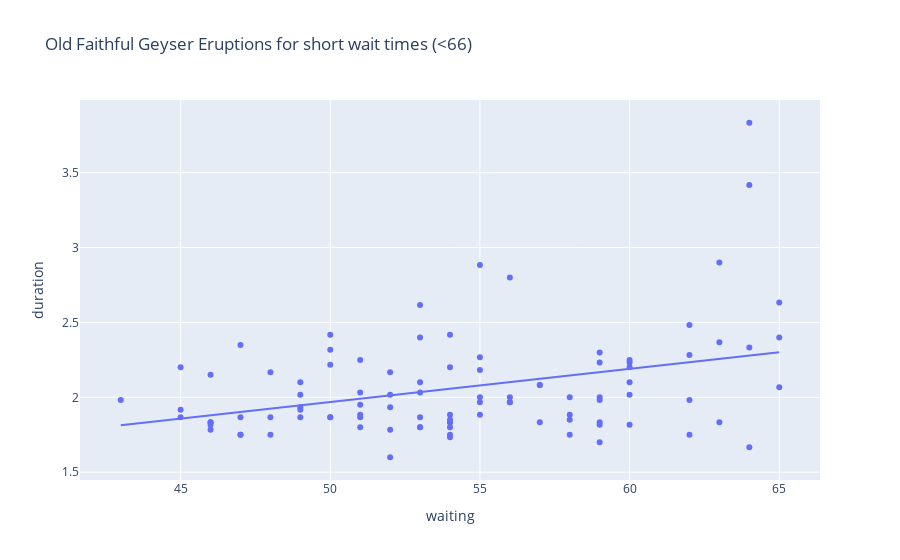

Notebook cell for this chart:
### Markdown cell above
### short wait times which are less than short_wait_limit values of 66

### Code cell
import seaborn as sns
import statsmodels.formula.api as smf

# The "Classic" Old Faithful Geyser dataset
old_faithful = sns.load_dataset('geyser')

linear_for_specification = 'duration ~ waiting'
model = smf.ols(linear_for_specification, data=old_faithful)
fitted_model = model.fit()
fitted_model.summary()
import plotly.express as px
import statsmodels.formula.api as smf


short_wait_limit = 66 # 64 # 66 #
short_wait = old_faithful.waiting < short_wait_limit

print(smf.ols('duration ~ waiting', data=old_faithful[short_wait]).fit().summary().tables[1])

# Create a scatter plot with a linear regression trendline
fig = px.scatter(old_faithful[short_wait], x='waiting', y='duration', 
                 title="Old Faithful Geyser Eruptions for short wait times (<"+str(short_wait_limit)+")", 
                 trendline='ols')

fig.show() # USE `fig.show(renderer="png")` FOR ALL GitHub and MarkUs SUBMISSIONS

### Figure 1 — Plotly figure (JSON) as saved in the notebook; plotly's stock layout.template omitted (floating-point values rounded to 4 significant figures)
{"data": [{"hovertemplate": "waiting=%{x}<br>duration=%{y}<extra></extra>", "legendgroup": "", "marker": {"color": "#636efa", "symbol": "circle"}, "mode": "markers", "name": "", "orientation": "v", "showlegend": false, "type": "scatter", "x": [54, 62, 55, 51, 54, 47, 52, 62, 52, 51, 47, 55, 52, 48, 59, 58, 58, 64, 53, 59, 54, 54, 64, 59, 48, 60, 65, 56, 62, 60, 65, 48, 60, 50, 63, 51, 62, 49, 47, 52, 59, 59, 50, 59, 53, 56, 45, 55, 45, 56, 46, 51, 53, 60, 59, 49, 53, 65, 53, 45, 58, 63, 52, 49, 57, 50, 55, 51, 46, 55, 57, 51, 60, 53, 46, 49, 49, 64, 53, 55, 50, 54, 54, 50, 54, 54, 64, 47, 63, 57, 54, 56, 58, 43, 60, 46, 46], "xaxis": "x", "y": [1.8, 2.283, 2.883, 1.95, 1.833, 1.75, 2.167, 1.75, 1.6, 1.8, 1.75, 1.967, 2.017, 1.867, 1.833, 1.883, 1.75, 3.833, 2.1, 2, 1.833, 1.733, 1.667, 2.233, 1.75, 1.817, 2.067, 1.967, 1.983, 2.017, 2.633, 2.167, 2.2, 1.867, 1.833, 1.867, 2.483, 2.1, 1.867, 1.783, 2.3, 1.7, 2.317, 1.817, 2.617, 1.967, 1.917, 2.267, 1.867, 2.8, 1.833, 1.883, 2.033, 2.233, 1.983, 2.017, 1.8, 2.4, 1.8, 2.2, 2, 2.367, 1.933, 1.917, 2.083, 2.417, 1.883, 2.033, 1.833, 2.183, 1.833, 2.25, 2.1, 1.867, 1.783, 1.933, 1.867, 3.417, 2.4, 2, 1.867, 1.75, 2.417, 2.217, 1.883, 1.85, 2.333, 2.35, 2.9, 2.083, 2.2, 2, 1.85, 1.983, 2.25, 2.15, 1.817], "yaxis": "y"}, {"hovertemplate": "<b>OLS trendline</b><br>duration = 0.0221439 * waiting + 0.861873<br>R<sup>2</sup>=0.126194<br><br>waiting=%{x}<br>duration=%{y} <b>(trend)</b><extra></extra>", "legendgroup": "", "marker": {"color": "#636efa", "symbol": "circle"}, "mode": "lines", "name": "", "showlegend": false, "type": "scatter", "x": [43, 45, 45, 45, 46, 46, 46, 46, 46, 47, 47, 47, 47, 48, 48, 48, 49, 49, 49, 49, 49, 50, 50, 50, 50, 50, 51, 51, 51, 51, 51, 51, 52, 52, 52, 52, 52, 53, 53, 53, 53, 53, 53, 53, 54, 54, 54, 54, 54, 54, 54, 54, 54, 55, 55, 55, 55, 55, 55, 56, 56, 56, 56, 57, 57, 57, 58, 58, 58, 58, 59, 59, 59, 59, 59, 59, 59, 60, 60, 60, 60, 60, 60, 62, 62, 62, 62, 63, 63, 63, 64, 64, 64, 64, 65, 65, 65], "xaxis": "x", "y": [1.814, 1.858, 1.858, 1.858, 1.88, 1.88, 1.88, 1.88, 1.88, 1.903, 1.903, 1.903, 1.903, 1.925, 1.925, 1.925, 1.947, 1.947, 1.947, 1.947, 1.947, 1.969, 1.969, 1.969, 1.969, 1.969, 1.991, 1.991, 1.991, 1.991, 1.991, 1.991, 2.013, 2.013, 2.013, 2.013, 2.013, 2.036, 2.036, 2.036, 2.036, 2.036, 2.036, 2.036, 2.058, 2.058, 2.058, 2.058, 2.058, 2.058, 2.058, 2.058, 2.058, 2.08, 2.08, 2.08, 2.08, 2.08, 2.08, 2.102, 2.102, 2.102, 2.102, 2.124, 2.124, 2.124, 2.146, 2.146, 2.146, 2.146, 2.168, 2.168, 2.168, 2.168, 2.168, 2.168, 2.168, 2.191, 2.191, 2.191, 2.191, 2.191, 2.191, 2.235, 2.235, 2.235, 2.235, 2.257, 2.257, 2.257, 2.279, 2.279, 2.279, 2.279, 2.301, 2.301, 2.301], "yaxis": "y"}], "layout": {"legend": {"tracegroupgap": 0}, "title": {"text": "Old Faithful Geyser Eruptions for short wait times (<66)"}, "xaxis": {"anchor": "y", "domain": [0, 1], "title": {"text": "waiting"}}, "yaxis": {"anchor": "x", "domain": [0, 1], "title": {"text": "duration"}}}}
